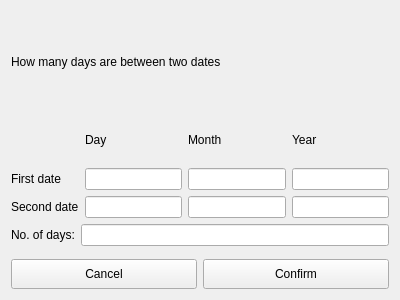
<?xml version="1.0" encoding="UTF-8"?>
<ui version="4.0">
 <class>distancebetweendates</class>
 <widget class="QWidget" name="distancebetweendates">
  <property name="geometry">
   <rect>
    <x>0</x>
    <y>0</y>
    <width>400</width>
    <height>300</height>
   </rect>
  </property>
  <property name="windowTitle">
   <string>Form</string>
  </property>
  <layout class="QVBoxLayout" name="verticalLayout">
   <item>
    <widget class="QLabel" name="lTitle">
     <property name="text">
      <string>How many days are between two dates</string>
     </property>
    </widget>
   </item>
   <item>
    <layout class="QGridLayout" name="gridLayout">
     <item row="2" column="1">
      <widget class="QLineEdit" name="leDayFirst"/>
     </item>
     <item row="3" column="3">
      <widget class="QLineEdit" name="leYearSecond"/>
     </item>
     <item row="3" column="1">
      <widget class="QLineEdit" name="leDaySecond"/>
     </item>
     <item row="2" column="3">
      <widget class="QLineEdit" name="leYearFirst"/>
     </item>
     <item row="2" column="0">
      <widget class="QLabel" name="lFirstDate">
       <property name="text">
        <string>First date</string>
       </property>
      </widget>
     </item>
     <item row="3" column="0">
      <widget class="QLabel" name="lSecondDate">
       <property name="text">
        <string>Second date</string>
       </property>
      </widget>
     </item>
     <item row="2" column="2">
      <widget class="QLineEdit" name="leMonthFirst"/>
     </item>
     <item row="3" column="2">
      <widget class="QLineEdit" name="leMonthSecond"/>
     </item>
     <item row="1" column="1">
      <widget class="QLabel" name="lDay">
       <property name="text">
        <string>Day</string>
       </property>
      </widget>
     </item>
     <item row="1" column="2">
      <widget class="QLabel" name="lMonth">
       <property name="text">
        <string>Month</string>
       </property>
      </widget>
     </item>
     <item row="1" column="3">
      <widget class="QLabel" name="lYear">
       <property name="text">
        <string>Year</string>
       </property>
      </widget>
     </item>
    </layout>
   </item>
   <item>
    <layout class="QHBoxLayout" name="horizontalLayout_2">
     <item>
      <widget class="QLabel" name="lNoOfDays">
       <property name="text">
        <string>No. of days:</string>
       </property>
      </widget>
     </item>
     <item>
      <widget class="QLineEdit" name="leNoDays">
       <property name="readOnly">
        <bool>true</bool>
       </property>
      </widget>
     </item>
    </layout>
   </item>
   <item>
    <spacer name="verticalSpacer">
     <property name="orientation">
      <enum>Qt::Vertical</enum>
     </property>
    </spacer>
   </item>
   <item>
    <layout class="QHBoxLayout" name="horizontalLayout">
     <item>
      <widget class="QPushButton" name="pbCancel">
       <property name="minimumSize">
        <size>
         <width>0</width>
         <height>30</height>
        </size>
       </property>
       <property name="styleSheet">
        <string notr="true"/>
       </property>
       <property name="text">
        <string>Cancel</string>
       </property>
      </widget>
     </item>
     <item>
      <widget class="QPushButton" name="pbConfirm">
       <property name="minimumSize">
        <size>
         <width>0</width>
         <height>30</height>
        </size>
       </property>
       <property name="text">
        <string>Confirm</string>
       </property>
      </widget>
     </item>
    </layout>
   </item>
  </layout>
 </widget>
 <resources/>
 <connections/>
</ui>
